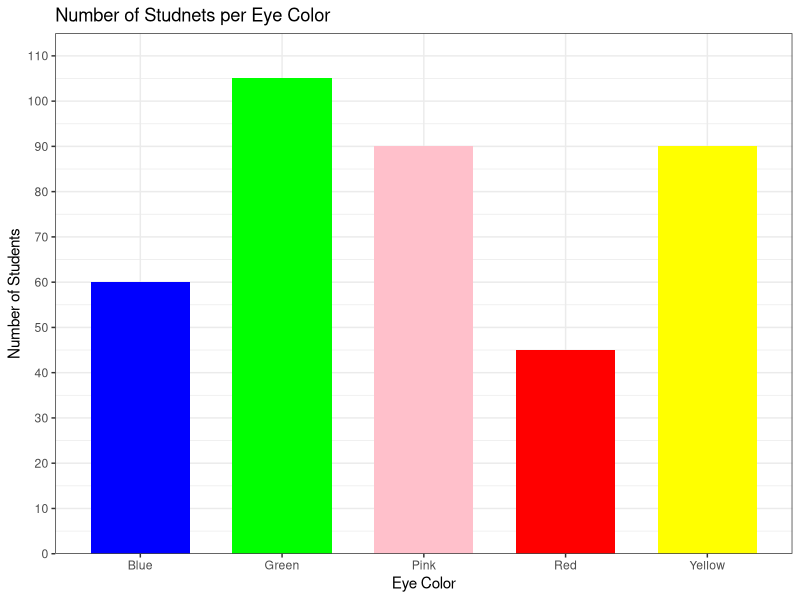
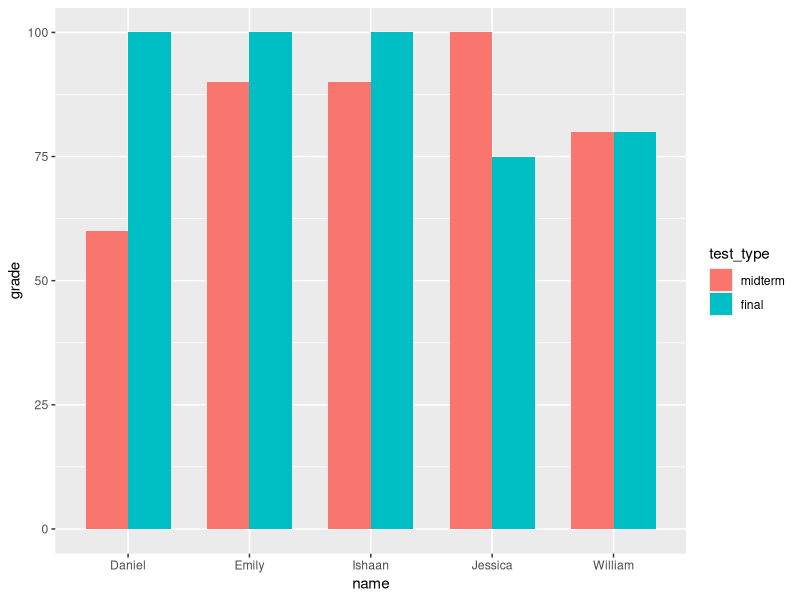
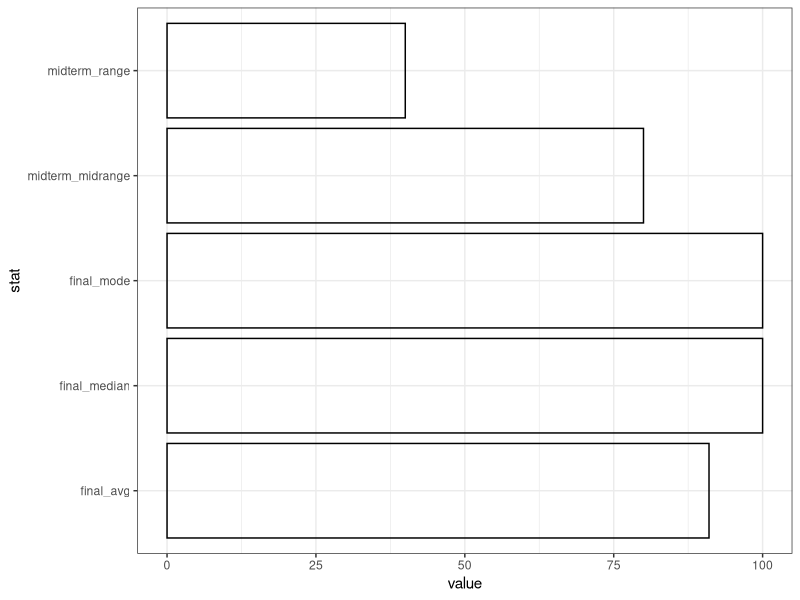
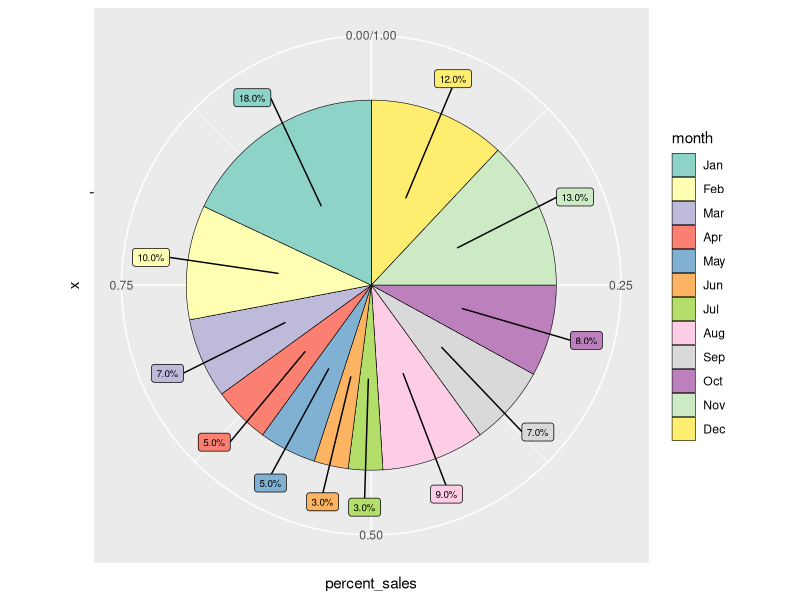

These figures' R source, in order:
## ---- chunk 1
graphics.off()
rm(list = ls())
library(patchwork)
library(tidyverse)
library(ggrepel)
## ---- chunk 2
d <- tibble(
  color = c("Blue", "Green", "Red", "Yellow", "Pink"),
  n = c(60, 105, 45, 90, 90)
)

ggplot(d, aes(x=color, y=n))+
  geom_col(width = 0.7, fill = d$color) +
  scale_y_continuous(limits = c(0, max(d$n)+10),
                     breaks = seq(from=0, to=max(d$n)+10, by = 10),
                     expand = c(0,0))+
  theme_bw() +
  labs(x="Eye Color",y="Number of Students", title = "Number of Studnets per Eye Color")
## ---- chunk 3

get_mode <- function(x) {
  ux <- unique(x)
  ux[which.max(tabulate(match(x, ux)))]
}

d <- tibble(
  name = c("Ishaan", "Emily", "Daniel", "Jessica", "William"),
  midterm = c(90, 90, 60, 100, 80),
  final = c(100, 100, 100, 75, 80)
  )
d_long <- d |> 
  pivot_longer(
    cols = c(midterm, final),
    values_to = "grade",
    names_to = "test_type"
  ) |> 
  mutate(test_type = factor(test_type, levels = c("midterm", "final")))

ggplot(d_long, aes(x = name, y = grade, fill = test_type))+
  geom_col(width = 0.7, position = position_dodge(width = 0.7))

summary <- d |> 
  summarise(final_median = median(final),
            midterm_midrange = (max(midterm) + min(midterm))/2,
            final_avg = mean(final),
            final_mode = get_mode(final),
            midterm_range = max(midterm)-min(midterm))
summary <- summary |> 
  pivot_longer(cols = names(summary),
               names_to = "stat",
               values_to = "value")
summary
ggplot(summary, aes(y=stat, x=value)) +
  geom_col(color = "black", alpha=0) +
  theme_bw()

## ---- chunk 4
months <- c("Jan", "Feb", "Mar", "Apr", "May", "Jun", "Jul", "Aug", "Sep", "Oct", "Nov", "Dec")
months <- factor(months, levels = months)

s <- tibble(
  month = months,
  percent_sales = c(0.18, 0.1, 0.07, 0.05, 0.05, 0.03, 0.03, 0.09, 0.07, 0.08, 0.13, 0.12)
) |> 
  arrange(desc(month)) |> 
  mutate(cumsum = cumsum(percent_sales),
         pos = cumsum - percent_sales/2,
         label = scales::percent(percent_sales))
s |> 
  ggplot(aes(x="", y=percent_sales, fill = month)) +
  geom_col(width=1, color="black", linewidth = 0.2) +
  coord_polar(theta = "y") +
  scale_fill_brewer(palette = "Set3") +
  geom_label_repel(aes(y = pos, label = label),
                   size = 2.5,
                   nudge_x = 0.7,
                   show.legend = FALSE)
